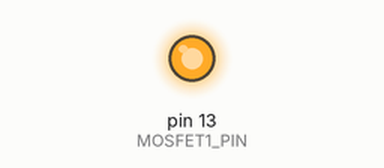
A sketch run on a simulated Arduino Uno, built with avr-gcc and run on an emulated ATmega328P. On the bench: output pins drawn as LEDs (lit = HIGH). What the sketch prints to the serial monitor is not drawn.

Above: at 0.1 s.
Timing chart, 0 to 1.6 s (numbered marks = the images above):
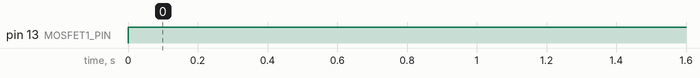

Measured:
- by itself, pin 13 (MOSFET1_PIN): LOW → HIGH at 0.00 s

The sketch:

mosfetTest.ino
```cpp
#include <Arduino.h>

// --- PIN DEFINITIONS ---
#define MOSFET1_PIN 13  // Make sure this matches your physical wiring

unsigned long myTime;

void setup() {
  Serial.begin(115200);

  // Set the pin to act as an Output
  pinMode(MOSFET1_PIN, OUTPUT);


  // Start with it safely OFF
  digitalWrite(MOSFET1_PIN, LOW);

  Serial.println("\n--- MOSFET Hardware Test Started ---");
}

void loop() {
  myTime = millis() / 1000;
  Serial.print("Time since start: ");
  Serial.print(myTime);
  Serial.println("s");

  // 1. Turn ON both (Send 3.3V to the Gate)
  Serial.println("System Open");
  digitalWrite(MOSFET1_PIN, HIGH);
  delay(780000); // Wait 13 min

  // 2. Turn OFF (Send 0V to the Gate)
  Serial.println("System Closed");
  digitalWrite(MOSFET1_PIN, LOW);
  delay(120000); // Wait 2 min
}
```
